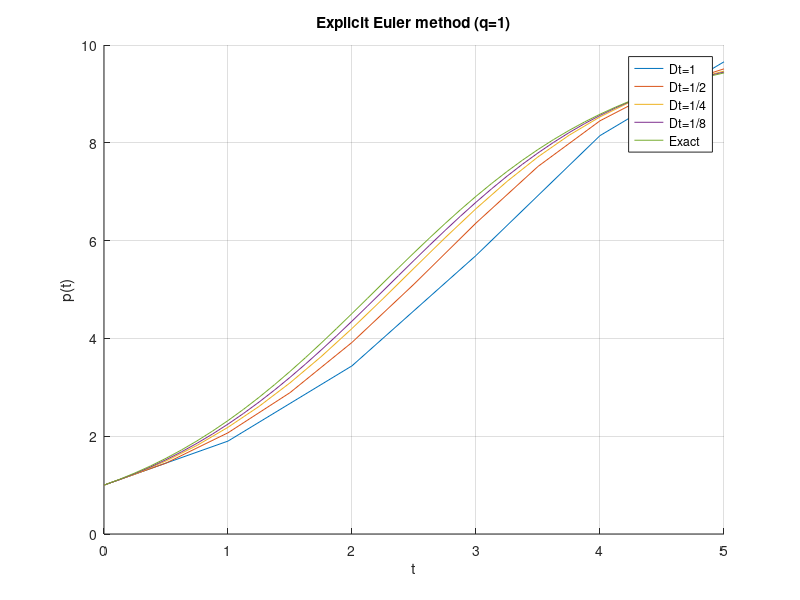
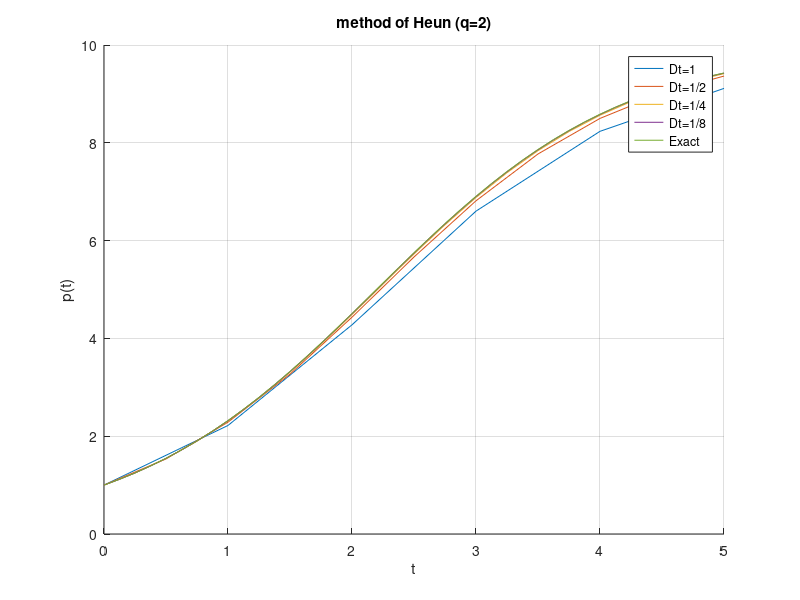
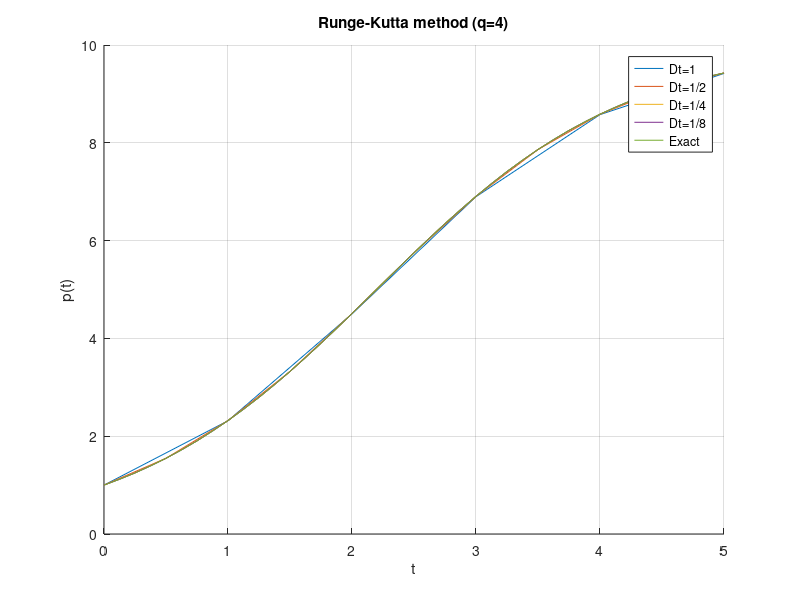

Recreate these plots in MATLAB, in order.
function [] = ws1()

t_e=5;
Dt=[1,1/2,1/4,1/8];

P_1=[0:Dt(1):t_e; pt(0:Dt(1):t_e);expliciteuler(Dt(1),t_e);heun(Dt(1),t_e);rungekutta(Dt(1),t_e)];
P_2=[0:Dt(2):t_e; pt(0:Dt(2):t_e);expliciteuler(Dt(2),t_e);heun(Dt(2),t_e);rungekutta(Dt(2),t_e)];
P_3=[0:Dt(3):t_e; pt(0:Dt(3):t_e);expliciteuler(Dt(3),t_e);heun(Dt(3),t_e);rungekutta(Dt(3),t_e)];
P_4=[0:Dt(4):t_e; pt(0:Dt(4):t_e);expliciteuler(Dt(4),t_e);heun(Dt(4),t_e);rungekutta(Dt(4),t_e)];

E_exact_1=(Dt(1)/5)*sum((P_1(3:5,:)-[P_1(2,:);P_1(2,:);P_1(2,:)]).^2,2);
E_exact_2=(Dt(2)/5)*sum((P_2(3:5,:)-[P_2(2,:);P_2(2,:);P_2(2,:)]).^2,2);
E_exact_3=(Dt(3)/5)*sum((P_3(3:5,:)-[P_3(2,:);P_3(2,:);P_3(2,:)]).^2,2);
E_exact_4=(Dt(4)/5)*sum((P_4(3:5,:)-[P_4(2,:);P_4(2,:);P_4(2,:)]).^2,2);

E_exact= [E_exact_1, E_exact_2, E_exact_3, E_exact_4];

E_red= [zeros(3,1),E_exact_2./E_exact_1];

fprintf('Explicit Euler method (q=1)\n');
format rat
fprintf('Dt'); disp(Dt)
format short
fprintf('error'); disp(E_exact(1,:))
fprintf('error red.');
fprintf('error app.'); 

fprintf('method of Heun (q=2)\n');
format rat
fprintf('Dt'); disp(Dt)
format short
fprintf('error'); disp(E_exact(2,:))
fprintf('error red.'); 
fprintf('error app.'); 

fprintf('Runge-Kutta method (q=4)\n');
format rat
fprintf('Dt'); disp(Dt)
format short
fprintf('error'); disp(E_exact(2,:))
fprintf('error red.'); 
fprintf('error app.');


figure(1);
hold on
grid on
title('Explicit Euler method (q=1)');
xlabel('t');
ylabel('p(t)');
plot(P_1(1,:),P_1(3,:)); 
plot(P_2(1,:),P_2(3,:)); 
plot(P_3(1,:),P_3(3,:)); 
plot(P_4(1,:),P_4(3,:)); 
plot_p_t(Dt(4),t_e)
legend('Dt=1', 'Dt=1/2', 'Dt=1/4', 'Dt=1/8', 'Exact')

figure(2);
hold on
grid on
title('method of Heun (q=2)');
xlabel('t');
ylabel('p(t)');
plot(P_1(1,:),P_1(4,:)); 
plot(P_2(1,:),P_2(4,:)); 
plot(P_3(1,:),P_3(4,:)); 
plot(P_4(1,:),P_4(4,:)); 
plot_p_t(Dt(4),t_e)
legend('Dt=1', 'Dt=1/2', 'Dt=1/4', 'Dt=1/8', 'Exact')

figure(3);
hold on
grid on
title('Runge-Kutta method (q=4)');
xlabel('t');
ylabel('p(t)');
plot(P_1(1,:),P_1(5,:)); 
plot(P_2(1,:),P_2(5,:)); 
plot(P_3(1,:),P_3(5,:)); 
plot(P_4(1,:),P_4(5,:)); 
plot_p_t(Dt(4),t_e)
legend('Dt=1', 'Dt=1/2', 'Dt=1/4', 'Dt=1/8', 'Exact')

end

function [] = plot_p_t(Dt,t_e)

t=0:Dt:t_e;
p=10./(1+9.*exp(-t));
plot(t,p)

end

function [pt]=pt(t)

pt=10./(1+9*exp(-t));

end
function [dpdt]=dpdt(p)

dpdt=(1-p/10)*p;

end

function [P] = expliciteuler(Dt,t_e)
p=1;
P=0:Dt:t_e;
n=1;
for t=0:Dt:t_e
P(n)=p;
p=p+Dt*dpdt(p);
n=n+1;
end
end

function [P] = heun(Dt,t_e)       
p=1;
P=0:Dt:t_e;
n=1;
for t=0:Dt:t_e
P(n)=p;
dpdt_1=dpdt(p);
dpdt_2=dpdt(p+Dt*dpdt(p));
p=p+Dt*(1/2)*(dpdt_1+dpdt_2);
n=n+1;
end
end

function [P] = rungekutta(Dt,t_e)

p=1;
P=0:Dt:t_e;
n=1;
for t=0:Dt:t_e
P(n)=p;
dpdt_1=dpdt(p);
dpdt_2=dpdt(p+Dt*(1/2)*dpdt_1);
dpdt_3=dpdt(p+Dt*(1/2)*dpdt_2);
dpdt_4=dpdt(p+Dt*dpdt_3);
p=p+Dt*(1/6)*(dpdt_1+2*dpdt_2+2*dpdt_3+dpdt_4);

n=n+1;
end
end
    
